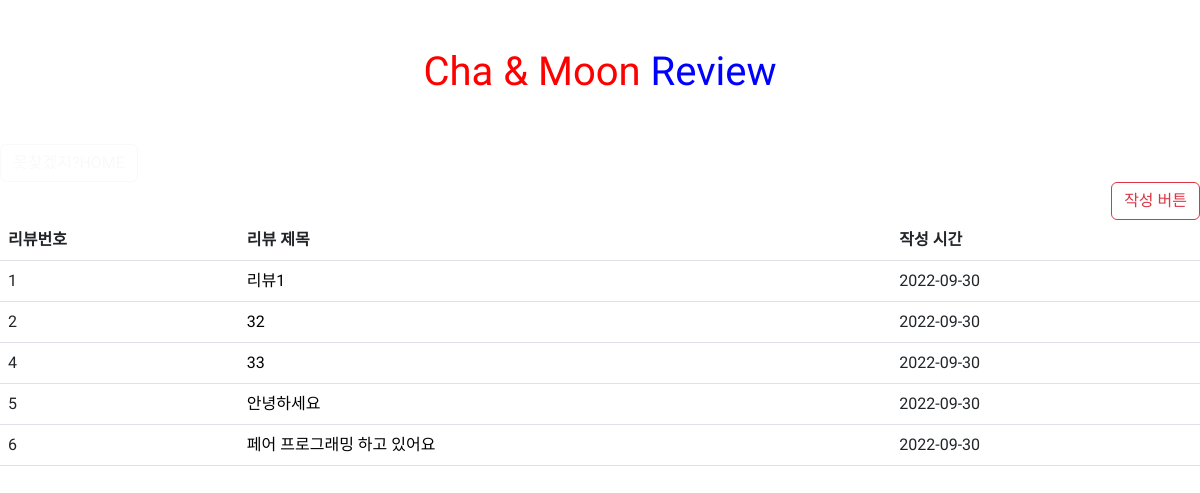
The app's page /, older data.
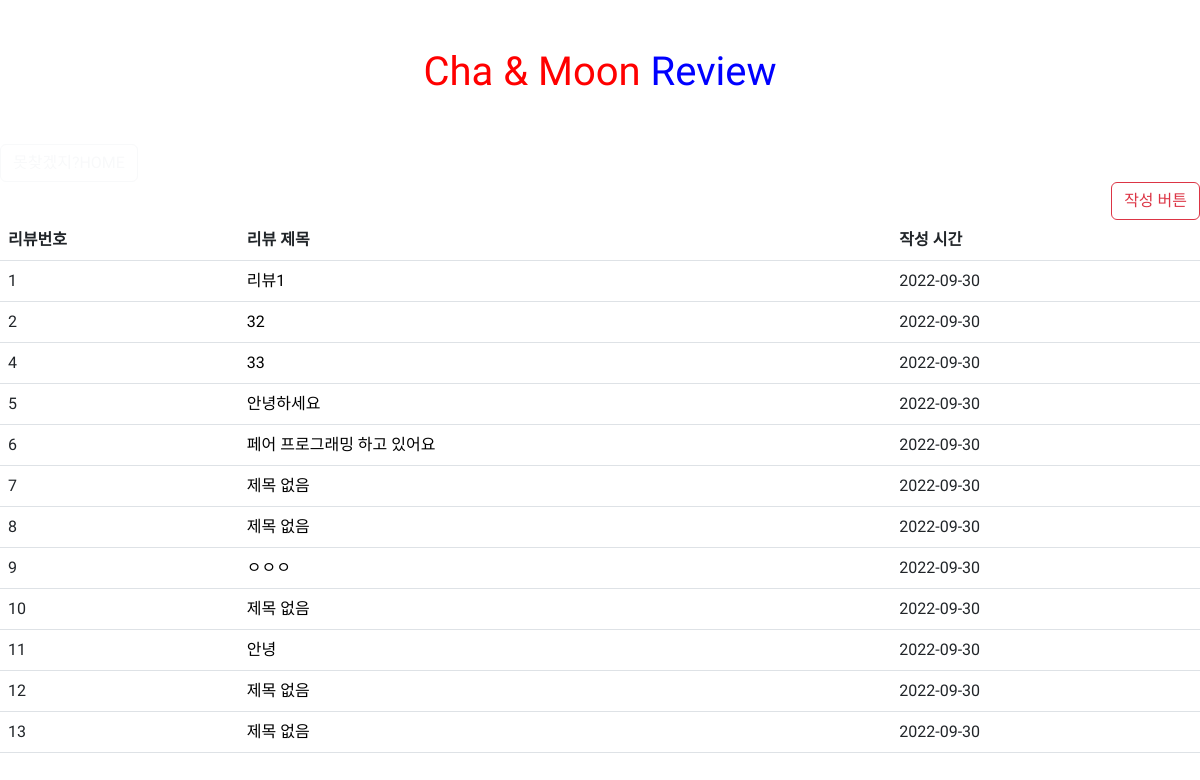
The same page, newer data.
### movie/models.py (models this page shows)
class Review(models.Model):
    title = models.CharField(max_length=80)
    content = models.TextField()
    created_at = models.DateField(auto_now_add=True)
    updated_at = models.DateField(auto_now_add=True)

### movie/views.py (the view)
# urls.py: path('', views.index, name='index'),
def index(request):
    review_ = Review.objects.all()
    context = {
        "review": review_,
    }
    return render(
        request, "movie/index.html", context
    )

### movie/templates/movie/index.html
{% extends 'base.html' %} {% block content %}
<body>
  <div style="text-align: right">
    <a href="{% url 'movie:new'%}" class="btn btn-outline-danger"> 작성 버튼</a>
  </div>
  <table class="table">
    <tr>
      <th>리뷰번호</th>
      <th>리뷰 제목</th>
      <th>작성 시간</th>
    </tr>
    {% for r in review %}
    <tr>
      <td>{{ r.pk }}</td>
      <td>
        <a
          href="{% url 'movie:detail' r.pk %}"
          style="text-decoration: none; color: black"
        >
          {% if r.title == "" %}
          제목 없음 {% else %} {{ r.title }} {% endif %}
        </a>
      </td>
      <td>{{ r.created_at.isoformat }}</td>
    </tr>
    {% endfor %}
  </table>
</body>
{% endblock%}

Row changes from the older to the newer data that the page shows:
added Review: pk "7", title "제목 없음", created_at "2022-09-30"
added Review: pk "8", title "제목 없음", created_at "2022-09-30"
added Review: pk "9", title "ㅇㅇㅇ", created_at "2022-09-30"
added Review: pk "10", title "제목 없음", created_at "2022-09-30"
added Review: pk "11", title "안녕", created_at "2022-09-30"
added Review: pk "12", title "제목 없음", created_at "2022-09-30"
added Review: pk "13", title "제목 없음", created_at "2022-09-30"
